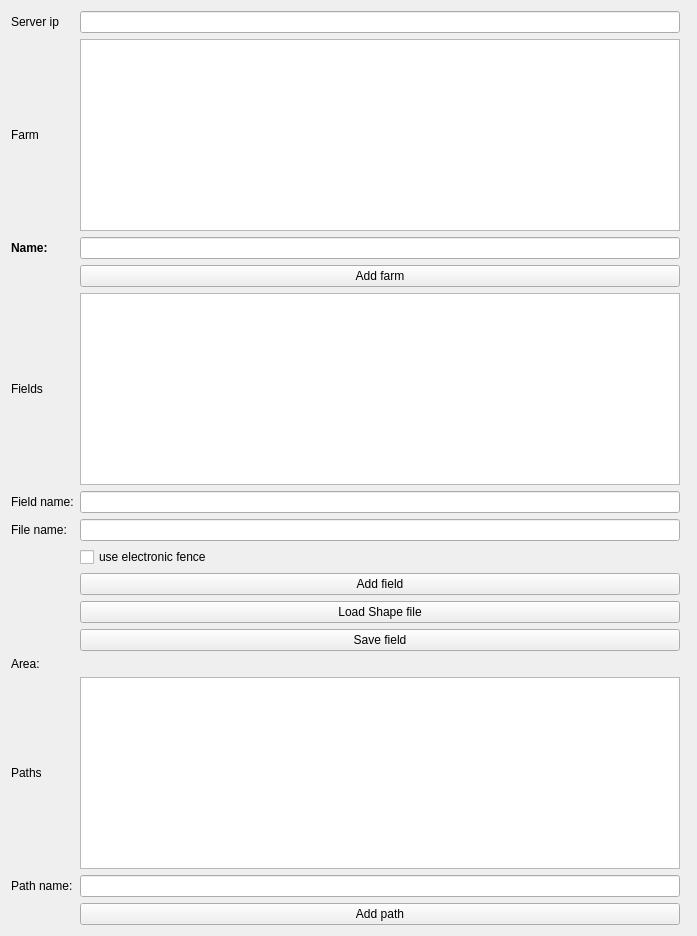
      <widget class="QWidget" name="tabFarm">
       <attribute name="icon">
        <iconset>
         <normaloff>../../../../Pictures/v252-bb-02_2-3913426450.jpg</normaloff>../../../../Pictures/v252-bb-02_2-3913426450.jpg</iconset>
       </attribute>
       <attribute name="title">
        <string>Farm</string>
       </attribute>
       <attribute name="toolTip">
        <string>Fields</string>
       </attribute>
       <layout class="QHBoxLayout" name="horizontalLayout">
        <item>
         <layout class="QGridLayout" name="gridLayout_3">
          <item row="5" column="2">
           <widget class="QLineEdit" name="fieldnameEdit">
            <property name="enabled">
             <bool>true</bool>
            </property>
           </widget>
          </item>
          <item row="6" column="0">
           <widget class="QLabel" name="label">
            <property name="text">
             <string>File name:</string>
            </property>
           </widget>
          </item>
          <item row="2" column="0">
           <widget class="QLabel" name="label_16">
            <property name="text">
             <string>&lt;html&gt;&lt;head/&gt;&lt;body&gt;&lt;p&gt;&lt;span style=&quot; font-weight:700;&quot;&gt;Name:&lt;/span&gt;&lt;/p&gt;&lt;/body&gt;&lt;/html&gt;</string>
            </property>
           </widget>
          </item>
          <item row="11" column="2">
           <widget class="QLabel" name="label_area_ha">
            <property name="text">
             <string/>
            </property>
           </widget>
          </item>
          <item row="5" column="0">
           <widget class="QLabel" name="labelFieldname">
            <property name="text">
             <string>Field name:</string>
            </property>
           </widget>
          </item>
          <item row="1" column="0">
           <widget class="QLabel" name="labelFarm">
            <property name="text">
             <string>Farm</string>
            </property>
           </widget>
          </item>
          <item row="12" column="2">
           <widget class="QTableView" name="pathTable">
            <property name="selectionBehavior">
             <enum>QAbstractItemView::SelectItems</enum>
            </property>
           </widget>
          </item>
          <item row="4" column="0">
           <widget class="QLabel" name="labelFields">
            <property name="text">
             <string>Fields</string>
            </property>
           </widget>
          </item>
          <item row="8" column="2">
           <widget class="QPushButton" name="pushButton_field">
            <property name="text">
             <string>Add field</string>
            </property>
           </widget>
          </item>
          <item row="2" column="2">
           <widget class="QLineEdit" name="locationnameEdit">
            <property name="enabled">
             <bool>true</bool>
            </property>
           </widget>
          </item>
          <item row="1" column="2">
           <widget class="QTableView" name="farmTable">
            <property name="sizePolicy">
             <sizepolicy hsizetype="MinimumExpanding" vsizetype="Fixed">
              <horstretch>0</horstretch>
              <verstretch>0</verstretch>
             </sizepolicy>
            </property>
            <property name="minimumSize">
             <size>
              <width>600</width>
              <height>120</height>
             </size>
            </property>
            <property name="selectionBehavior">
             <enum>QAbstractItemView::SelectItems</enum>
            </property>
           </widget>
          </item>
          <item row="7" column="2">
           <widget class="QCheckBox" name="fencedCheckBox">
            <property name="text">
             <string>use electronic fence</string>
            </property>
           </widget>
          </item>
          <item row="9" column="2">
           <widget class="QPushButton" name="pushButton_load_shapefile">
            <property name="text">
             <string>Load Shape file</string>
            </property>
           </widget>
          </item>
          <item row="13" column="0">
           <widget class="QLabel" name="label_6">
            <property name="text">
             <string>Path name:</string>
            </property>
           </widget>
          </item>
          <item row="14" column="2">
           <widget class="QPushButton" name="pushButton_path">
            <property name="text">
             <string>Add path</string>
            </property>
           </widget>
          </item>
          <item row="13" column="2">
           <widget class="QLineEdit" name="pathnameEdit"/>
          </item>
          <item row="6" column="2">
           <widget class="QLineEdit" name="filenameEdit"/>
          </item>
          <item row="3" column="2">
           <widget class="QPushButton" name="pushButton_farm">
            <property name="text">
             <string>Add farm</string>
            </property>
           </widget>
          </item>
          <item row="12" column="0">
           <widget class="QLabel" name="labelPaths">
            <property name="text">
             <string>Paths</string>
            </property>
           </widget>
          </item>
          <item row="4" column="2">
           <widget class="QTableView" name="fieldTable">
            <property name="selectionBehavior">
             <enum>QAbstractItemView::SelectItems</enum>
            </property>
           </widget>
          </item>
          <item row="10" column="2">
           <widget class="QPushButton" name="pushButton_savefield">
            <property name="text">
             <string>Save field</string>
            </property>
           </widget>
          </item>
          <item row="11" column="0">
           <widget class="QLabel" name="labelArea">
            <property name="text">
             <string>Area:</string>
            </property>
           </widget>
          </item>
          <item row="0" column="0">
           <widget class="QLabel" name="label_12">
            <property name="text">
             <string>Server ip</string>
            </property>
           </widget>
          </item>
          <item row="0" column="2">
           <widget class="QLineEdit" name="serveripEdit"/>
          </item>
         </layout>
        </item>
        <item>
         <widget class="MapWidget" name="mapWidgetFields" native="true">
          <property name="sizePolicy">
           <sizepolicy hsizetype="Expanding" vsizetype="Expanding">
            <horstretch>1</horstretch>
            <verstretch>1</verstretch>
           </sizepolicy>
          </property>
         </widget>
        </item>
       </layout>
      </widget>
